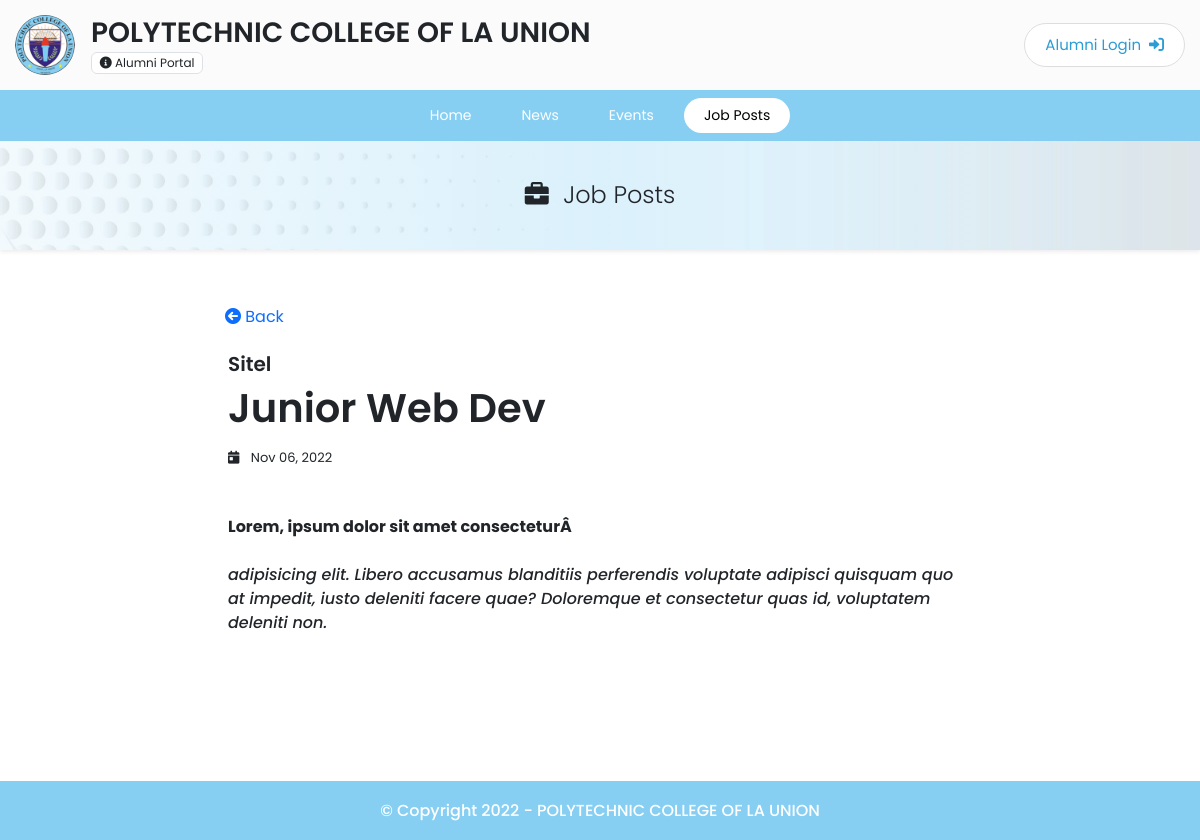
The app's page /client/view-job?id=1 with its own data.
### tables this page shows
CREATE TABLE `jobs` (
  `id` int(11) NOT NULL,
  `status` int(11) NOT NULL,
  `type` int(11) NOT NULL,
  `title` mediumtext NOT NULL,
  `description` mediumtext NOT NULL,
  `company` varchar(100) NOT NULL,
  `date_posted` date NOT NULL DEFAULT current_timestamp()
);

### classes/jobs.php (called while the page is built, shortened)
<?php
require_once '../db/db_config.php';
class Jobs
{
    public static function getJob($id)
    {
        global $conn;
        $sql = "SELECT * FROM jobs WHERE id = $id";
        $results = $conn->query($sql);
        return $results;
    }
}

### client/view-job.php (the view, shortened to what this page needs)
<?php
require_once '../classes/jobs.php';
$id = $_GET['id'];
$jobRes = Jobs::getJob($id);
if ($jobRes->num_rows > 0) {
    $row = $jobRes->fetch_assoc();
} else {
    header('Location: ' . $type);
}
?>
<!DOCTYPE html>
<html lang="en">
<head>
    <?php include_once '../templates/header.php' ?>
</head>
<body>
    <div id="wrapper">
        <?php include_once '../templates/client_nav.php' ?>
        <div id="content" style="z-index:9; position: relative">
            <div class="h4 fw-light text-center bg-white shadow-sm mb-0 text-dark" id="page-head"><i class="fas fa-briefcase me-2"></i> Job Posts</div>
            <div class="container pt-5" style="max-width: 800px">
                <button class="btn text-primary" onclick="history.back()"><i class="fas fa-arrow-circle-left"></i> Back</button>
                <div id="news" class="p-3 mb-3">
                    <div class="h5 fw-bold"><?= $row['company'] ?></div>
                    <div class="h1 fw-bold mb-3 "><?= $row['title'] ?></div>
                    <div class="smalltxt mb-5 "><i class="fas fa-calendar-day me-2"></i> <?= date('M d, Y', strtotime($row['date_posted'])) ?></div>
                    <div class="h6 lh-base"><?= $row['description'] ?></div>
                </div>
            </div>
        </div>
        <?php include_once '../templates/foot.php' ?>
    </div>
</body>
</html>

### assets/css/style.css (style rules this page uses)
body { font-family: 'Poppins', sans-serif; }
.container { max-width: 1100px; }
#wrapper { position: relative; }
#page-head { background-image: linear-gradient(to right, rgba(134, 207, 243, 0.1), rgba(134, 207, 243, .3), rgba(134, 207, 243, 0.1)), url("../../assets/images/headers.webp"); background-position: top; background-size: cover; position: sticky; top: 90px; z-index: 8; color: #86cff3; padding: 40px 0px; }
.fw-bold { font-weight: 600 !important; }
.smalltxt { font-size: 14px; }
#content { min-height: 80vh; }
.smalltxt { font-size: 13px; }

### records on screen
jobs: company "Sitel", title "Junior Web Dev", date_posted "Nov 06, 2022", description "Lorem, ipsum dolor sit amet consecteturÂ adipisicing elit. Libero accusamus blanditiis perferendis voluptate adipisci quisquam quo at impedit, iusto deleniti facere quae? Doloremque et consectetur quas id, voluptatem deleniti non."
